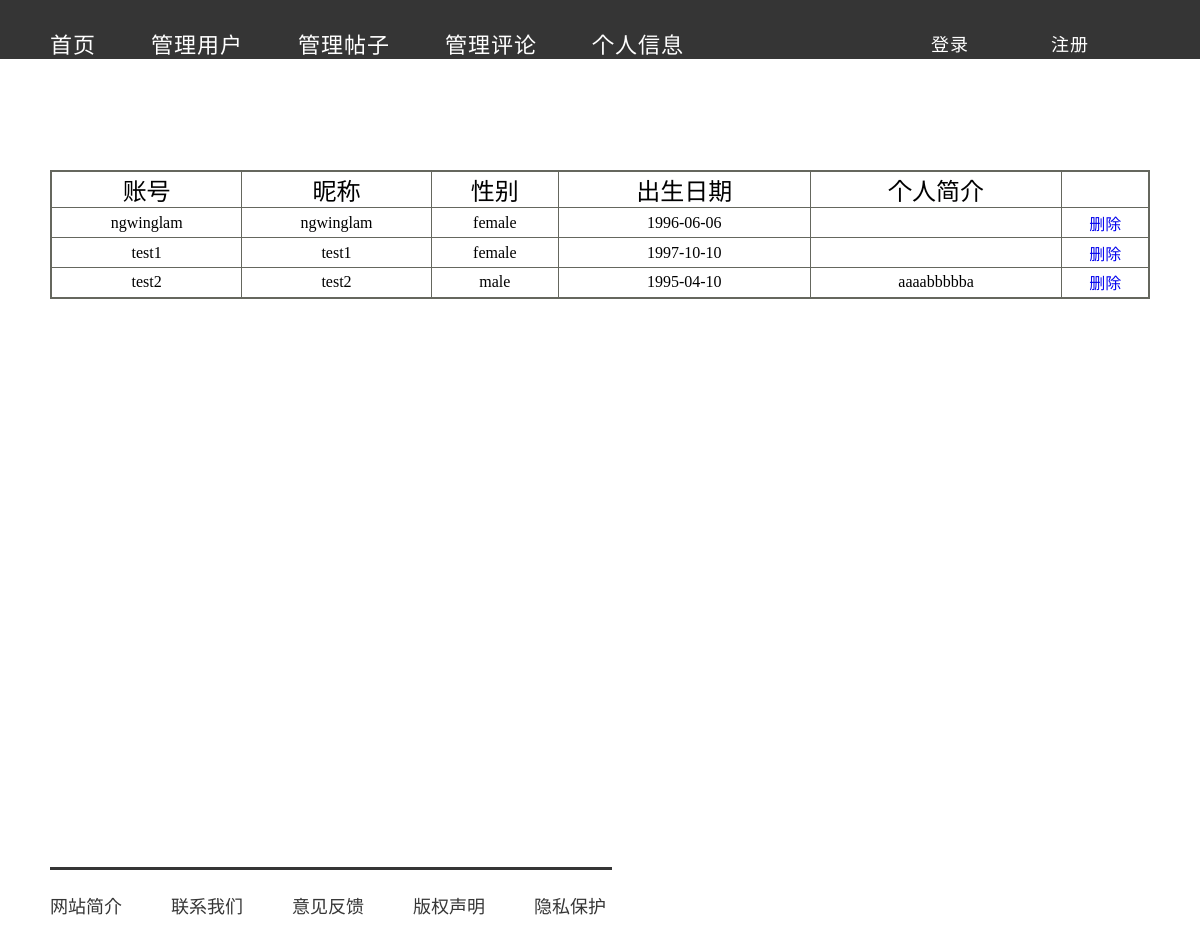
The page /admin_user.php on the database its author committed.
### tables this page shows
CREATE TABLE IF NOT EXISTS `users` (
  `num` varchar(20) NOT NULL,
  `name` varchar(20) DEFAULT 'user',
  `password` varchar(10) NOT NULL,
  `gender` varchar(10) DEFAULT NULL,
  `birthday` date DEFAULT '0000-00-00',
  `introduction` varchar(100) DEFAULT NULL,
  PRIMARY KEY (`num`)
);

### admin_user.php (the view, shortened to what this page needs)
<!DOCTYPE html PUBLIC "-//W3C//DTD XHTML 1.0 Transitional//EN" "http://www.w3.org/TR/xhtml1/DTD/xhtml1-transitional.dtd">
<html xmlns="http://www.w3.org/1999/xhtml">
<head>
<link type="text/css" rel="stylesheet" href="css/admin_index.css">
</head>
<body background="images/admin_bg.jpg">
<div class="header">
  <div class="header_wrapper">
    <div class="g_container">
      <ul class='nav'>
        <li><a href="admin_index.php">首页</a></li>
        <li><a id="active" href="admin_user.php">管理用户</a></li>
        <li><a href="admin_post.php">管理帖子</a></li>
        <li><a href="admin_comment.php">管理评论</a></li>
        <li><a href="admin_personal.php">个人信息</a></li>
      </ul>
      <div class="log_res">
      <?php
	  include("./common/users.php");
	 ?>
     </div>
    </div>
  </div>
</div>
<br class="clearfloat" />
<div id="mainContent">
  <div id="content">
  <table>
  		<tr class="title">
    		<td>账号</td>
    		<td>昵称</td>
    		<td>性别</td>
    		<td>出生日期</td>
            <td>个人简介</td>
    		<td></td>
  		</tr>
        <?php
        	require "./common/config.php";
			$query="select * from users";
			$result=mysql_query($query);
			while($r_array=mysql_fetch_array($result)){
				echo "<tr>";
    			echo "<td>",$r_array["num"],"</td>";
				echo "<td>",$r_array["name"],"</td>";
    			echo "<td>",$r_array["gender"],"</td>";
    			echo "<td>",$r_array["birthday"],"</td>";
				echo "<td>",$r_array["introduction"],"</td>";
    			echo "<td><a href=\"./common/delete.php?num=",$r_array["num"],"\">删除</a></td>";
  				echo "</tr>";
			}
		?>
	</table>
    <br />
    </div>
  </div>
<br class="clearfloat" />
<div class="footer">
  <div class="g_container">
    <div class="f_line"> </div>
    <ul>
      <li><a href="#">网站简介</a></li>
      <li><a href="#">联系我们</a></li>
      <li><a href="#">意见反馈</a></li>
      <li><a href="#">版权声明</a></li>
      <li><a href="#">隐私保护</a></li>
    </ul>
  </div>
</div>
</body>
</html>

### css/admin_index.css (style rules this page uses)
* { margin: 0; padding: 0; }
html, body, ul, li, div, span, a, h1, h2, h3, h4, h5, h6, input, label, img, p { padding: 0; margin: 0; }
a { text-decoration: none; }
ul, li { list-style: none; }
.g_container { width: 1100px; margin: 0 auto; }
body { width: 100%; height: 100%; background:#fff url(file:///D|/Program%20Files%20(x86)/USBWebserver%20v8.5/8.5/root/Delicacy/image/home_bg.jpg) no-repeat left top; background-size:cover; }
.header { height: 70px; }
.header_wrapper { width: 100%; position: fixed; z-index: 999; background-color: rgba(32,32,32,0.9); }
.nav { float: left; width: 800px; height: 100%; margin-top: 27px; }
.nav li { float: left; display: inline-block; margin-right: 55px; letter-spacing: 1px; }
.nav li a { color: #ffffff; font-size: 22px; }
.log_res { float:left; width:250px; height:100%; margin-top:30px; margin-left:50px; }
.footer { width: 100%; margin-top: 550px; }
.f_line { width: 562px; border-bottom: 3px solid rgba(32,32,32,0.9); }
.footer ul { margin-top: 22px; padding-bottom: 70px; }
.footer ul li { float: left; }
.footer ul li a { display: inline-block; font-size: 18px; color: rgba(32,32,32,0.9); margin-right: 49px; }
table { background-color:#FFF; border-collapse: collapse; border:2px solid #65675E; margin:0 auto; margin-top:100px; width:1100px; }
.title { height:34px; text-align:center; color:#000000; font-size:24px; border:1px solid #65675E; }
tr { height:30px; text-align:center; }
td { border:1px solid #65675E; }

### rows shown on the page
users: num "ngwinglam", name "ngwinglam", gender "female", birthday "1996-06-06"
users: num "test1", name "test1", gender "female", birthday "1997-10-10"
users: num "test2", name "test2", gender "male", birthday "1995-04-10", introduction "aaaabbbbba"
